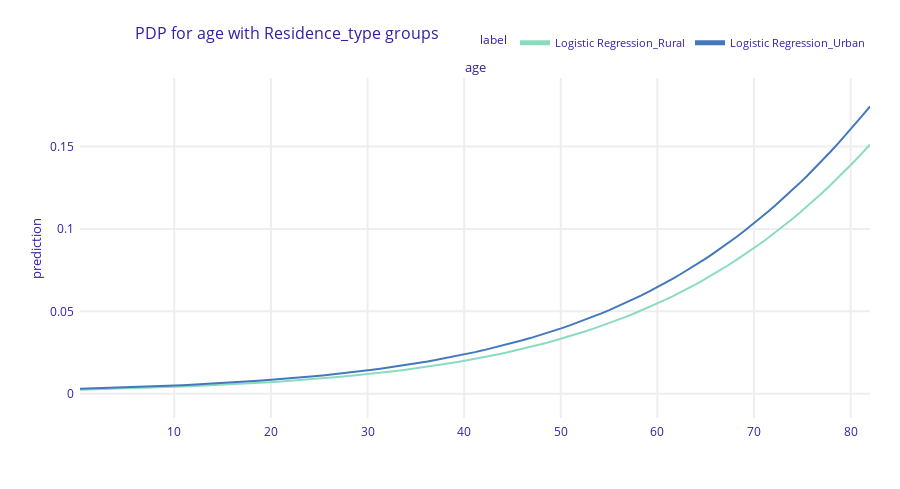

The notebook cell this image was saved under:
### Code cell
X_train['Residence_type_text'] = X_train['Residence_type'].map({0: 'Rural', 1: 'Urban'})

# Użycie tej kolumny do grupowania
pdp_age_gender = exp.model_profile(variables=['age'], groups='Residence_type')
pdp_age_gender.plot(title="PDP for age with Residence_type groups")

### Figure 1 — Plotly figure (JSON) as saved in the notebook; plotly's stock layout.template omitted (floating-point values rounded to 4 significant figures; data arrays with more than 128 entries replaced by an {"elided": "..."} marker saying what was removed)
{"data": [{"customdata": {"elided": "101x3 mixed values"}, "hovertemplate": "<b>%{hovertext}</b><br><br>prediction=%{y:.3f}<br>mean_prediction=%{customdata[0]:.3f}<extra></extra>", "hovertext": ["Logistic Regression_Rural", "Logistic Regression_Rural", "Logistic Regression_Rural", "Logistic Regression_Rural", "Logistic Regression_Rural", "Logistic Regression_Rural", "Logistic Regression_Rural", "Logistic Regression_Rural", "Logistic Regression_Rural", "Logistic Regression_Rural", "Logistic Regression_Rural", "Logistic Regression_Rural", "Logistic Regression_Rural", "Logistic Regression_Rural", "Logistic Regression_Rural", "Logistic Regression_Rural", "Logistic Regression_Rural", "Logistic Regression_Rural", "Logistic Regression_Rural", "Logistic Regression_Rural", "Logistic Regression_Rural", "Logistic Regression_Rural", "Logistic Regression_Rural", "Logistic Regression_Rural", "Logistic Regression_Rural", "Logistic Regression_Rural", "Logistic Regression_Rural", "Logistic Regression_Rural", "Logistic Regression_Rural", "Logistic Regression_Rural", "Logistic Regression_Rural", "Logistic Regression_Rural", "Logistic Regression_Rural", "Logistic Regression_Rural", "Logistic Regression_Rural", "Logistic Regression_Rural", "Logistic Regression_Rural", "Logistic Regression_Rural", "Logistic Regression_Rural", "Logistic Regression_Rural", "Logistic Regression_Rural", "Logistic Regression_Rural", "Logistic Regression_Rural", "Logistic Regression_Rural", "Logistic Regression_Rural", "Logistic Regression_Rural", "Logistic Regression_Rural", "Logistic Regression_Rural", "Logistic Regression_Rural", "Logistic Regression_Rural", "Logistic Regression_Rural", "Logistic Regression_Rural", "Logistic Regression_Rural", "Logistic Regression_Rural", "Logistic Regression_Rural", "Logistic Regression_Rural", "Logistic Regression_Rural", "Logistic Regression_Rural", "Logistic Regression_Rural", "Logistic Regression_Rural", "Logistic Regression_Rural", "Logistic Regression_Rural", "Logistic Regression_Rural", "Logistic Regression_Rural", "Logistic Regression_Rural", "Logistic Regression_Rural", "Logistic Regression_Rural", "Logistic Regression_Rural", "Logistic Regression_Rural", "Logistic Regression_Rural", "Logistic Regression_Rural", "Logistic Regression_Rural", "Logistic Regression_Rural", "Logistic Regression_Rural", "Logistic Regression_Rural", "Logistic Regression_Rural", "Logistic Regression_Rural", "Logistic Regression_Rural", "Logistic Regression_Rural", "Logistic Regression_Rural", "Logistic Regression_Rural", "Logistic Regression_Rural", "Logistic Regression_Rural", "Logistic Regression_Rural", "Logistic Regression_Rural", "Logistic Regression_Rural", "Logistic Regression_Rural", "Logistic Regression_Rural", "Logistic Regression_Rural", "Logistic Regression_Rural", "Logistic Regression_Rural", "Logistic Regression_Rural", "Logistic Regression_Rural", "Logistic Regression_Rural", "Logistic Regression_Rural", "Logistic Regression_Rural", "Logistic Regression_Rural", "Logistic Regression_Rural", "Logistic Regression_Rural", "Logistic Regression_Rural", "Logistic Regression_Rural"], "legendgroup": "Logistic Regression_Rural", "line": {"color": "#8bdcbe", "dash": "solid", "width": 2}, "marker": {"symbol": "circle"}, "mode": "lines", "name": "Logistic Regression_Rural", "opacity": 1, "orientation": "v", "showlegend": true, "type": "scatter", "x": [0.24, 1.058, 1.875, 2.693, 3.51, 4.328, 5.146, 5.963, 6.781, 7.598, 8.416, 9.234, 10.05, 10.87, 11.69, 12.5, 13.32, 14.14, 14.96, 15.77, 16.59, 17.41, 18.23, 19.04, 19.86, 20.68, 21.5, 22.32, 23.13, 23.95, 24.77, 25.59, 26.4, 27.22, 28.04, 28.86, 29.67, 30.49, 31.31, 32.13, 32.94, 33.76, 34.58, 35.4, 36.21, 37.03, 37.85, 38.67, 39.48, 40.3, 41.12, 41.94, 42.76, 43.57, 44.39, 45.21, 46.03, 46.84, 47.66, 48.48, 49.3, 50.11, 50.93, 51.75, 52.57, 53.38, 54.2, 55.02, 55.84, 56.65, 57.47, 58.29, 59.11, 59.92, 60.74, 61.56, 62.38, 63.2, 64.01, 64.83, 65.65, 66.47, 67.28, 68.1, 68.92, 69.74, 70.55, 71.37, 72.19, 73.01, 73.82, 74.64, 75.46, 76.28, 77.09, 77.91, 78.73, 79.55, 80.36, 81.18, 82], "xaxis": "x", "y": [0.002458, 0.002567, 0.002681, 0.0028, 0.002925, 0.003055, 0.00319, 0.003332, 0.00348, 0.003634, 0.003795, 0.003964, 0.004139, 0.004323, 0.004514, 0.004714, 0.004923, 0.005141, 0.005368, 0.005606, 0.005854, 0.006112, 0.006382, 0.006664, 0.006958, 0.007265, 0.007585, 0.007919, 0.008268, 0.008631, 0.009011, 0.009407, 0.00982, 0.01025, 0.0107, 0.01117, 0.01166, 0.01217, 0.0127, 0.01325, 0.01383, 0.01444, 0.01506, 0.01572, 0.0164, 0.01711, 0.01785, 0.01863, 0.01943, 0.02027, 0.02114, 0.02205, 0.023, 0.02399, 0.02502, 0.02609, 0.0272, 0.02836, 0.02956, 0.03082, 0.03212, 0.03348, 0.03489, 0.03636, 0.03789, 0.03947, 0.04112, 0.04284, 0.04461, 0.04646, 0.04838, 0.05037, 0.05244, 0.05459, 0.05681, 0.05912, 0.06151, 0.064, 0.06657, 0.06923, 0.07199, 0.07485, 0.07781, 0.08087, 0.08404, 0.08731, 0.0907, 0.0942, 0.09782, 0.1016, 0.1054, 0.1094, 0.1135, 0.1177, 0.1221, 0.1266, 0.1313, 0.136, 0.1409, 0.146, 0.1512], "yaxis": "y"}, {"customdata": {"elided": "101x3 mixed values"}, "hovertemplate": "<b>%{hovertext}</b><br><br>prediction=%{y:.3f}<br>mean_prediction=%{customdata[0]:.3f}<extra></extra>", "hovertext": ["Logistic Regression_Urban", "Logistic Regression_Urban", "Logistic Regression_Urban", "Logistic Regression_Urban", "Logistic Regression_Urban", "Logistic Regression_Urban", "Logistic Regression_Urban", "Logistic Regression_Urban", "Logistic Regression_Urban", "Logistic Regression_Urban", "Logistic Regression_Urban", "Logistic Regression_Urban", "Logistic Regression_Urban", "Logistic Regression_Urban", "Logistic Regression_Urban", "Logistic Regression_Urban", "Logistic Regression_Urban", "Logistic Regression_Urban", "Logistic Regression_Urban", "Logistic Regression_Urban", "Logistic Regression_Urban", "Logistic Regression_Urban", "Logistic Regression_Urban", "Logistic Regression_Urban", "Logistic Regression_Urban", "Logistic Regression_Urban", "Logistic Regression_Urban", "Logistic Regression_Urban", "Logistic Regression_Urban", "Logistic Regression_Urban", "Logistic Regression_Urban", "Logistic Regression_Urban", "Logistic Regression_Urban", "Logistic Regression_Urban", "Logistic Regression_Urban", "Logistic Regression_Urban", "Logistic Regression_Urban", "Logistic Regression_Urban", "Logistic Regression_Urban", "Logistic Regression_Urban", "Logistic Regression_Urban", "Logistic Regression_Urban", "Logistic Regression_Urban", "Logistic Regression_Urban", "Logistic Regression_Urban", "Logistic Regression_Urban", "Logistic Regression_Urban", "Logistic Regression_Urban", "Logistic Regression_Urban", "Logistic Regression_Urban", "Logistic Regression_Urban", "Logistic Regression_Urban", "Logistic Regression_Urban", "Logistic Regression_Urban", "Logistic Regression_Urban", "Logistic Regression_Urban", "Logistic Regression_Urban", "Logistic Regression_Urban", "Logistic Regression_Urban", "Logistic Regression_Urban", "Logistic Regression_Urban", "Logistic Regression_Urban", "Logistic Regression_Urban", "Logistic Regression_Urban", "Logistic Regression_Urban", "Logistic Regression_Urban", "Logistic Regression_Urban", "Logistic Regression_Urban", "Logistic Regression_Urban", "Logistic Regression_Urban", "Logistic Regression_Urban", "Logistic Regression_Urban", "Logistic Regression_Urban", "Logistic Regression_Urban", "Logistic Regression_Urban", "Logistic Regression_Urban", "Logistic Regression_Urban", "Logistic Regression_Urban", "Logistic Regression_Urban", "Logistic Regression_Urban", "Logistic Regression_Urban", "Logistic Regression_Urban", "Logistic Regression_Urban", "Logistic Regression_Urban", "Logistic Regression_Urban", "Logistic Regression_Urban", "Logistic Regression_Urban", "Logistic Regression_Urban", "Logistic Regression_Urban", "Logistic Regression_Urban", "Logistic Regression_Urban", "Logistic Regression_Urban", "Logistic Regression_Urban", "Logistic Regression_Urban", "Logistic Regression_Urban", "Logistic Regression_Urban", "Logistic Regression_Urban", "Logistic Regression_Urban", "Logistic Regression_Urban", "Logistic Regression_Urban", "Logistic Regression_Urban"], "legendgroup": "Logistic Regression_Urban", "line": {"color": "#4378bf", "dash": "solid", "width": 2}, "marker": {"symbol": "circle"}, "mode": "lines", "name": "Logistic Regression_Urban", "opacity": 1, "orientation": "v", "showlegend": true, "type": "scatter", "x": [0.24, 1.058, 1.875, 2.693, 3.51, 4.328, 5.146, 5.963, 6.781, 7.598, 8.416, 9.234, 10.05, 10.87, 11.69, 12.5, 13.32, 14.14, 14.96, 15.77, 16.59, 17.41, 18.23, 19.04, 19.86, 20.68, 21.5, 22.32, 23.13, 23.95, 24.77, 25.59, 26.4, 27.22, 28.04, 28.86, 29.67, 30.49, 31.31, 32.13, 32.94, 33.76, 34.58, 35.4, 36.21, 37.03, 37.85, 38.67, 39.48, 40.3, 41.12, 41.94, 42.76, 43.57, 44.39, 45.21, 46.03, 46.84, 47.66, 48.48, 49.3, 50.11, 50.93, 51.75, 52.57, 53.38, 54.2, 55.02, 55.84, 56.65, 57.47, 58.29, 59.11, 59.92, 60.74, 61.56, 62.38, 63.2, 64.01, 64.83, 65.65, 66.47, 67.28, 68.1, 68.92, 69.74, 70.55, 71.37, 72.19, 73.01, 73.82, 74.64, 75.46, 76.28, 77.09, 77.91, 78.73, 79.55, 80.36, 81.18, 82], "xaxis": "x", "y": [0.002954, 0.003085, 0.003222, 0.003365, 0.003515, 0.003671, 0.003833, 0.004003, 0.004181, 0.004366, 0.004559, 0.004761, 0.004972, 0.005192, 0.005422, 0.005661, 0.005911, 0.006173, 0.006445, 0.006729, 0.007026, 0.007336, 0.007659, 0.007996, 0.008348, 0.008715, 0.009098, 0.009498, 0.009915, 0.01035, 0.0108, 0.01128, 0.01177, 0.01228, 0.01282, 0.01338, 0.01396, 0.01457, 0.0152, 0.01586, 0.01655, 0.01727, 0.01802, 0.0188, 0.01961, 0.02045, 0.02134, 0.02225, 0.02321, 0.0242, 0.02524, 0.02631, 0.02744, 0.0286, 0.02982, 0.03108, 0.0324, 0.03376, 0.03519, 0.03666, 0.0382, 0.0398, 0.04145, 0.04318, 0.04497, 0.04683, 0.04876, 0.05076, 0.05284, 0.055, 0.05724, 0.05956, 0.06196, 0.06446, 0.06704, 0.06972, 0.07249, 0.07537, 0.07834, 0.08141, 0.0846, 0.08789, 0.09129, 0.09481, 0.09844, 0.1022, 0.1061, 0.1101, 0.1142, 0.1184, 0.1228, 0.1273, 0.132, 0.1368, 0.1417, 0.1468, 0.152, 0.1574, 0.1629, 0.1686, 0.1744], "yaxis": "y"}], "layout": {"annotations": [{"font": {"size": 13}, "showarrow": false, "text": "age", "x": 0.5, "xanchor": "center", "xref": "paper", "y": 1, "yanchor": "bottom", "yref": "paper"}, {"font": {"size": 13}, "showarrow": false, "text": "prediction", "textangle": -90, "x": -0.07, "xref": "paper", "y": 0.5, "yref": "paper"}], "font": {"color": "#371ea3"}, "height": 489, "hovermode": "x unified", "legend": {"font": {"size": 11}, "itemsizing": "constant", "orientation": "h", "title": {"font": {"size": 12}, "text": "label"}, "tracegroupgap": 0, "x": 1, "xanchor": "right", "y": 1.061, "yanchor": "bottom"}, "margin": {"b": 71, "r": 30, "t": 78}, "title": {"font": {"size": 16}, "text": "PDP for age with Residence_type groups", "x": 0.15}, "xaxis": {"anchor": "y", "automargin": true, "domain": [0, 1], "fixedrange": true, "gridwidth": 2, "showticklabels": true, "tickcolor": "white", "ticklen": 3, "ticks": "outside", "title": {"text": ""}, "type": "linear", "zeroline": false}, "yaxis": {"anchor": "x", "automargin": true, "domain": [0, 1], "fixedrange": true, "gridwidth": 2, "range": [-0.01474, 0.1916], "tickcolor": "white", "ticklen": 3, "ticks": "outside", "title": {"text": ""}, "type": "linear", "zeroline": false}}}
